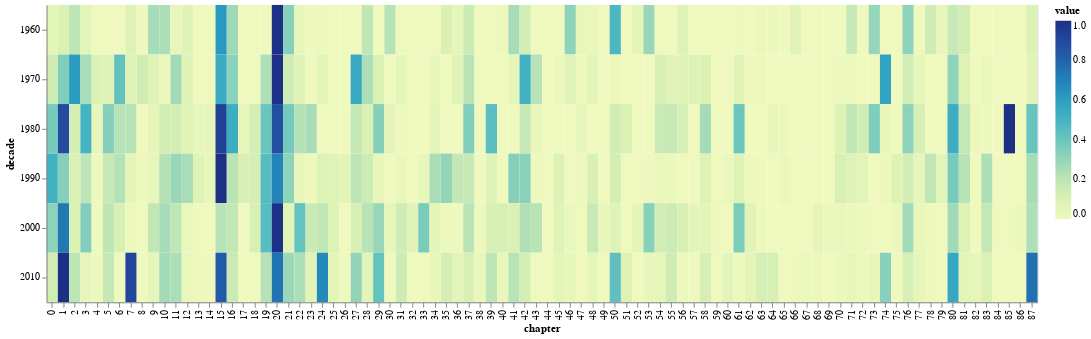

The cell this chart's notebook holds for it:
### Code cell
alt.Chart(diaMelted).mark_rect().encode(x='chapter:O', y='decade:O', color='value').properties(width=1000, height=300)

### Figure 1 — Vega-Lite specification as saved in the notebook (floating-point values rounded to 4 significant figures; data arrays with more than 128 entries replaced by an {"elided": "..."} marker saying what was removed)
{"$schema": "https://vega.github.io/schema/vega-lite/v2.6.0.json", "config": {"view": {"height": 300, "width": 400}}, "data": {"name": "data-44eb5f36cecea844c8c52cbe31cff713"}, "datasets": {"data-44eb5f36cecea844c8c52cbe31cff713": {"elided": "528 records"}}, "encoding": {"color": {"field": "value", "type": "quantitative"}, "x": {"field": "chapter", "type": "ordinal"}, "y": {"field": "decade", "type": "ordinal"}}, "height": 300, "mark": "rect", "width": 1000}
